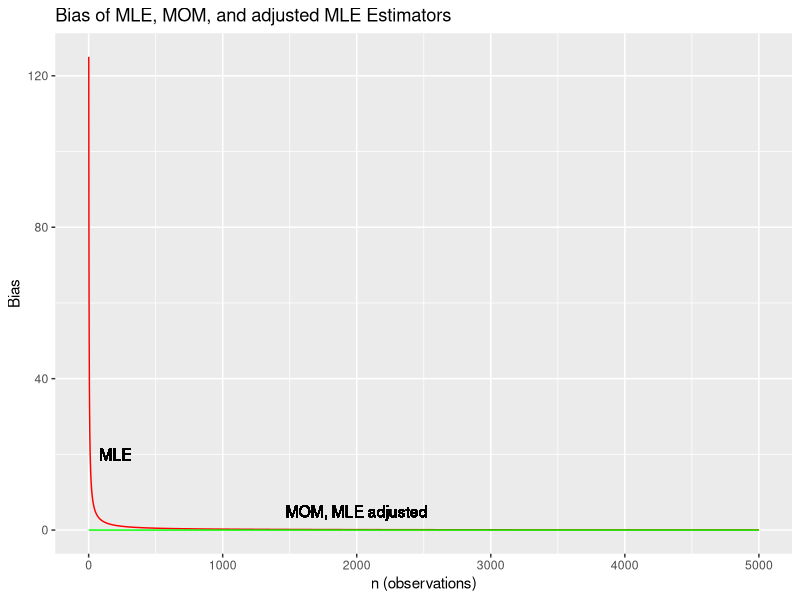
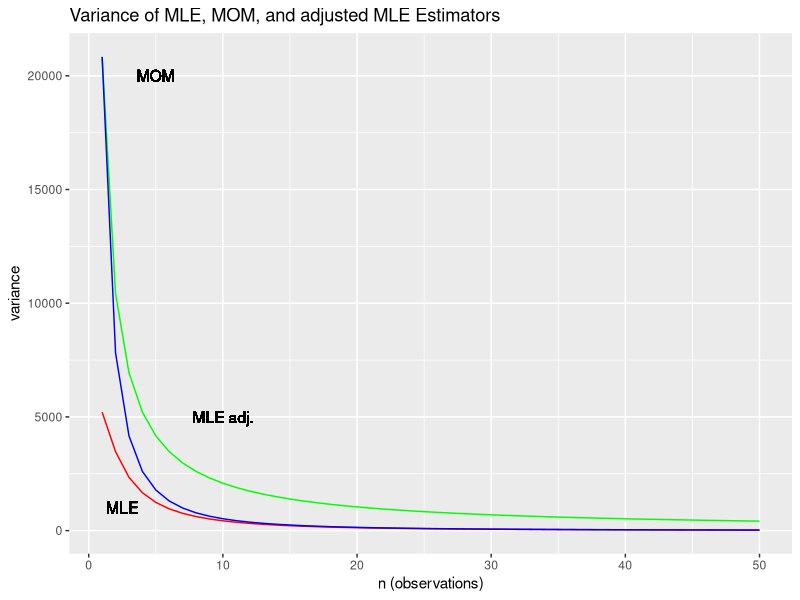
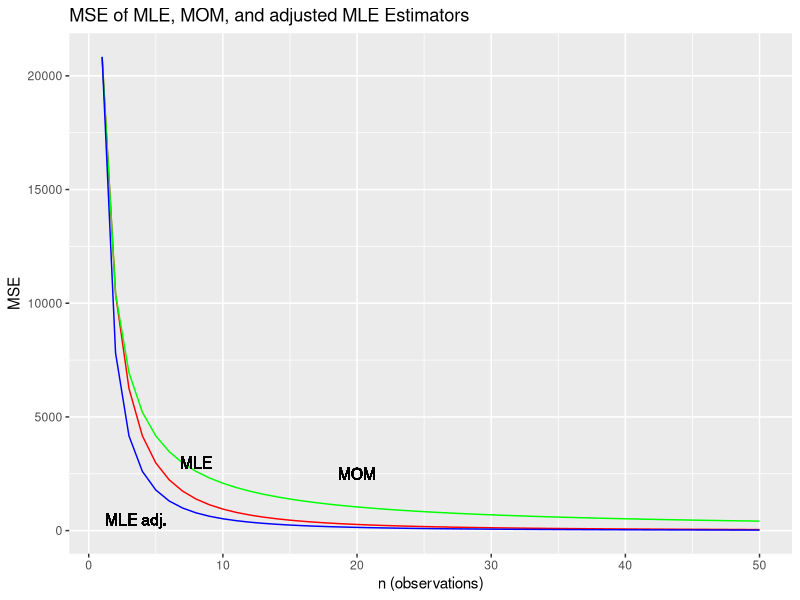
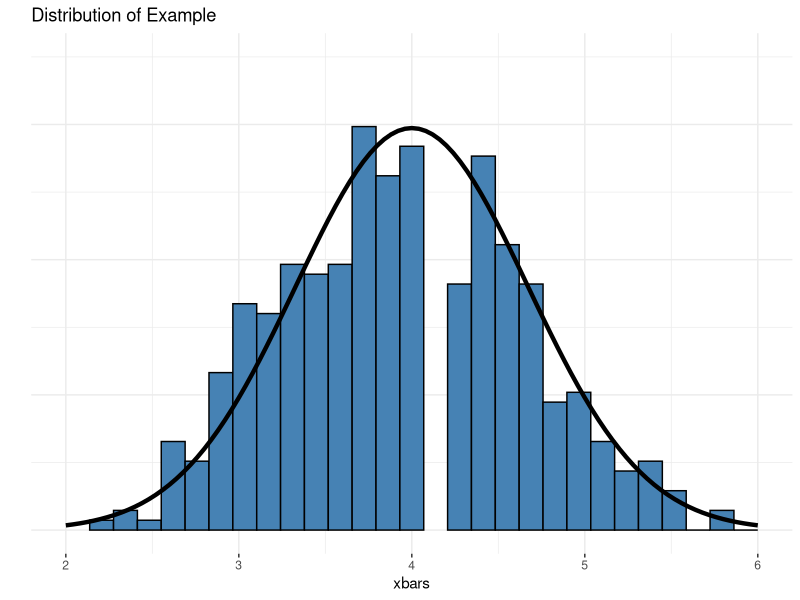
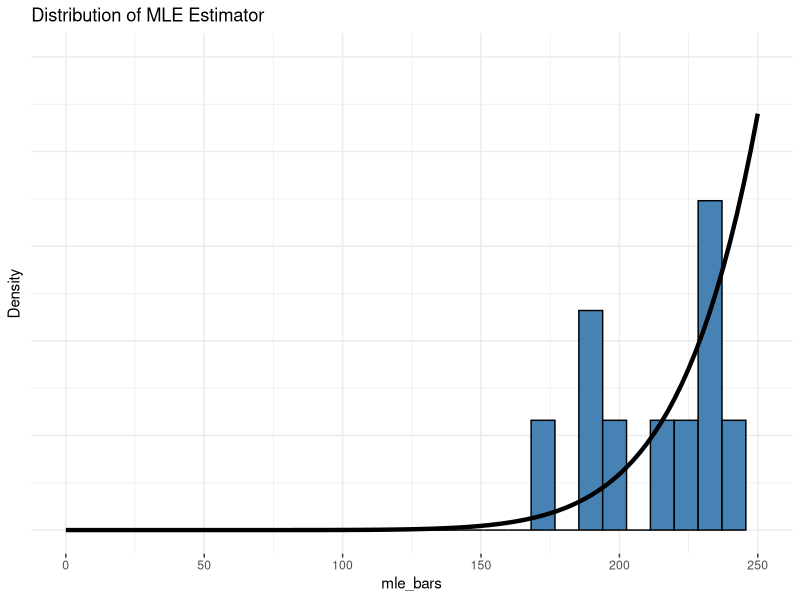
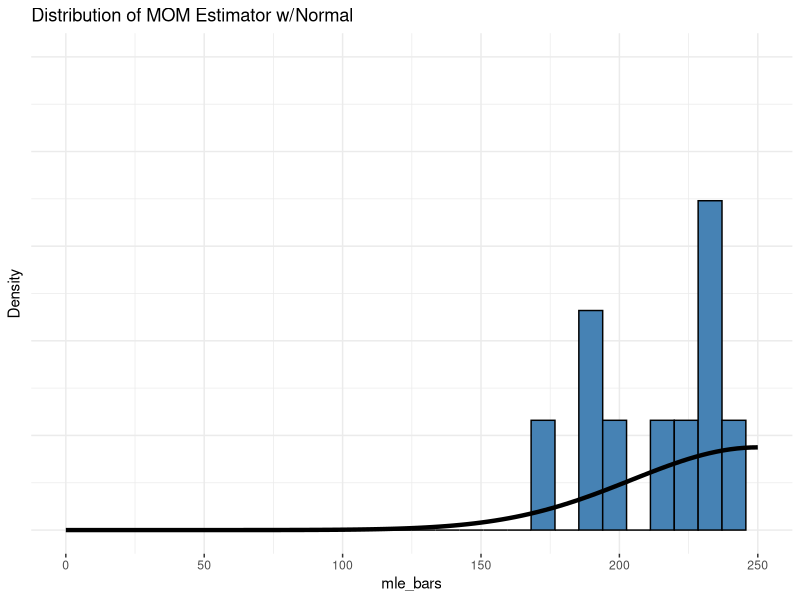
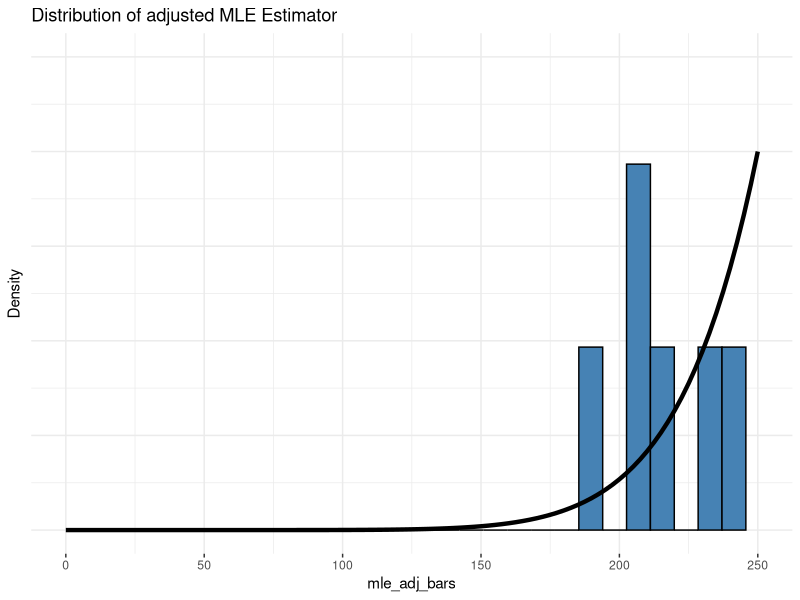

Write the R code that produced these figures, in order.
## ---- chunk 1
knitr::opts_chunk$set(echo = FALSE, eval = FALSE, fig.align = "center", 
                      message = FALSE, warning = FALSE)
library(ggplot2)
library(tidyverse)
library(knitr)
library(here)
## ---- chunk 2
theta <- 250
n <- (1:5000)

mle_bias <- rep(NA, 5000) 
mom_bias <- rep(NA, 5000)
for (i in 1:5000){ 
  mle_bias[i] <- (1 / (n[i] + 1)) * theta  
  mom_bias <- 0
}
df <- data.frame(n,mle_bias,mom_bias)

ggplot(df, aes(n)) +                  
  geom_line(aes(y=mle_bias), colour="red") +  
  geom_line(aes(y=mom_bias), colour="green") +
  geom_text(x=200, y=20, label="MLE") +
  geom_text(x=2000, y=5, label="MOM, MLE adjusted") + 
  ggtitle("Bias of MLE, MOM, and adjusted MLE Estimators") +
  labs(y="Bias", x = "n (observations)")
## ---- chunk 3
theta <- 250
n <- (1:50)

mle_var <- rep(NA, 50) 
mom_var <- rep(NA, 50)
mle_adj_var <- rep(NA, 50)
for (i in 1:50){ 
  mle_var[i] <- ((theta ^ 2) * (n[i]) )/ (((n[i] + 1) ^ 2) * (n[i] + 2))
  mom_var[i] <- (theta ^ 2) / (3 * n[i])
  mle_adj_var[i] <- (theta ^ 2) / ((n[i] * (n[i] +2)))
}

df <- data.frame(n,mle_var,mom_var, mle_adj_var)

ggplot(df, aes(n)) +                  
  geom_line(aes(y=mle_var), colour="red") +  
  geom_line(aes(y=mom_var), colour="green") +
  geom_line(aes(y=mle_adj_var), colour="blue") +
  geom_text(x=2.5, y=1000, label="MLE") +
  geom_text(x=5, y=20000, label="MOM") +
  geom_text(x=10, y=5000, label="MLE adj.") +
  ggtitle("Variance of MLE, MOM, and adjusted MLE Estimators") +
  labs(y="variance", x = "n (observations)")
## ---- chunk 4
theta <- 250
n <- (1:50)

mle_mse <- rep(NA, 50) 
mom_mse <- rep(NA, 50)
mle_adj_mse <- rep(NA, 50)
for (i in 1:50){ 
  mle_mse[i] <- ((theta ^ 2) * 2 )/ ((n[i] + 1) * (n[i] + 2))
  mom_mse[i] <- (theta ^ 2) / (3 * n[i])
  mle_adj_mse[i] <- (theta ^ 2) / ((n[i] * (n[i] +2)))
}

df <- data.frame(n,mle_mse,mom_mse, mle_adj_mse)

ggplot(df, aes(n)) +                  
  geom_line(aes(y=mle_mse), colour="red") +  
  geom_line(aes(y=mom_mse), colour="green") +
  geom_line(aes(y=mle_adj_mse), colour="blue") +
  geom_text(x=3.5, y=500, label="MLE adj.") +
  geom_text(x=20, y=2500, label="MOM") +
  geom_text(x=8, y=3000, label="MLE") + 
  ggtitle("MSE of MLE, MOM, and adjusted MLE Estimators") +
  labs(y="MSE", x = "n (observations)")
## ---- chunk 5
mu <- 4
sigma <- 1.5
n <- 5
x <- rnorm(n = n, mean = mu, sd = sigma)

xbars <- rep(NA, 500)
for (i in 1:500) {
  x <- rnorm(n = n, mean = mu, sd = sigma)
  xbars[i] <- mean(x)
}

ggplot(data.frame(xbars), aes(xbars)) +
  geom_histogram(aes(y=..density..),
                 fill = "steelblue", color = "black") +
  theme_bw()  +
  theme(panel.border = element_blank(),
        axis.line.y = element_blank(),
        axis.ticks.y = element_blank(),
        axis.text.y = element_blank()) +
  ylab("") +
  stat_function(fun = dnorm, 
                   args = list(mean = mu, sd = sigma/sqrt(n)),
                   lwd = 1.5) +
  ylim(0, .7) +
  xlim(2, 6) + 
  ggtitle("Distribution of Example")
## ---- chunk 6
set.seed(84)
theta <- 250
n <- 10
x <- (0:250)

mle_bars <- rep(NA, 10)
for (i in 1:10) {
  x <- rdunif(n, theta, a = 0)
  mle_bars[i] <- max(x)
}

eq = function(x){((n +1)* (x^(n-1))) / (theta ^ n)}

ggplot(data.frame(mle_bars), x=c(0, 250), aes(mle_bars)) +
  geom_histogram(aes(y=..density..),
                 fill = "steelblue", color = "black") +
  theme_bw()  +
  theme(panel.border = element_blank(),
        axis.line.y = element_blank(),
        axis.ticks.y = element_blank(),
        axis.text.y = element_blank()) +
  ylab("Density") +
  stat_function(fun = eq, lwd = 1.5) +
  ylim(0, .05) +
  xlim(0, 250) +
  ggtitle("Distribution of MLE Estimator")
## ---- chunk 7
set.seed(84)
theta <- 250
n <- 10
x <- (0:250)

mom_bars <- rep(NA, 10)
for (i in 1:10) {
  x <- rdunif(n, theta, a = 0)
  mom_bars[i] <- 2 * mean (x)
}

### Use prior problems to substitute mean and variance with mean and variance of the MOM estimator

ggplot(data.frame(mom_bars), x=c(0, 250), aes(mle_bars)) +
  geom_histogram(aes(y=..density..),
                 fill = "steelblue", color = "black") +
  theme_bw()  +
  theme(panel.border = element_blank(),
        axis.line.y = element_blank(),
        axis.ticks.y = element_blank(),
        axis.text.y = element_blank()) +
  ylab("Density") +
  stat_function(fun = dnorm, 
                   args = list(mean = theta, sd = sqrt(theta ^2 / (3 * n))),
                   lwd = 1.5)+
  ylim(0, .05) +
  xlim(0, 250) +
  ggtitle("Distribution of MOM Estimator w/Normal")
## ---- chunk 8
set.seed(84)
theta <- 250
n <- 10
x <- (0:250)

mle_adj_bars <- rep(NA, 10)
for (i in 1:10) {
  x <- rdunif(n, theta, a = 0)
  mle_adj_bars[i] <- ((n+1) / n ) * max(x)
}

eq = function(x){(n * (x^(n-1))) / (theta ^ n)}


ggplot(data.frame(mle_adj_bars), x=c(0, 250), aes(mle_adj_bars)) +
  geom_histogram(aes(y=..density..),
                 fill = "steelblue", color = "black") +
  theme_bw()  +
  theme(panel.border = element_blank(),
        axis.line.y = element_blank(),
        axis.ticks.y = element_blank(),
        axis.text.y = element_blank()) +
  ylab("Density") +
  stat_function(fun = eq, lwd = 1.5) +
  ylim(0, .05) +
  xlim(0, 250) +
  ggtitle("Distribution of adjusted MLE Estimator")
